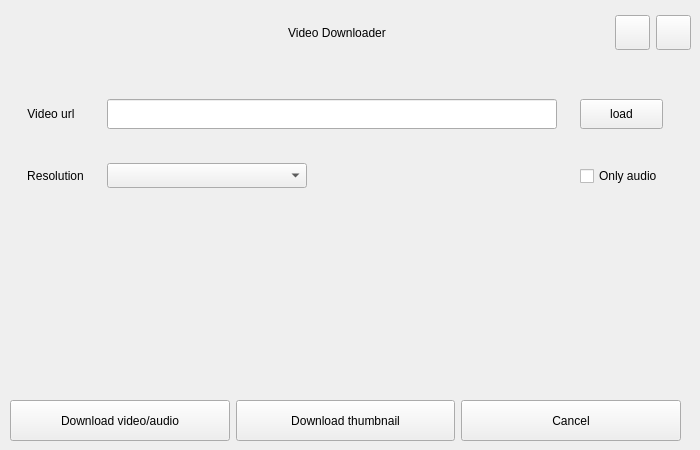
<?xml version="1.0" encoding="UTF-8"?>
<ui version="4.0">
 <class>MainWindow</class>
 <widget class="QMainWindow" name="MainWindow">
  <property name="geometry">
   <rect>
    <x>0</x>
    <y>0</y>
    <width>700</width>
    <height>450</height>
   </rect>
  </property>
  <property name="sizePolicy">
   <sizepolicy hsizetype="Fixed" vsizetype="Fixed">
    <horstretch>0</horstretch>
    <verstretch>0</verstretch>
   </sizepolicy>
  </property>
  <property name="minimumSize">
   <size>
    <width>700</width>
    <height>450</height>
   </size>
  </property>
  <property name="maximumSize">
   <size>
    <width>700</width>
    <height>450</height>
   </size>
  </property>
  <property name="mouseTracking">
   <bool>true</bool>
  </property>
  <property name="focusPolicy">
   <enum>Qt::StrongFocus</enum>
  </property>
  <property name="windowTitle">
   <string/>
  </property>
  <widget class="QWidget" name="centralwidget">
   <widget class="QLabel" name="thumbnail_label">
    <property name="geometry">
     <rect>
      <x>10</x>
      <y>233</y>
      <width>271</width>
      <height>161</height>
     </rect>
    </property>
    <property name="styleSheet">
     <string notr="true"/>
    </property>
    <property name="text">
     <string/>
    </property>
   </widget>
   <widget class="QWidget" name="horizontalLayoutWidget">
    <property name="geometry">
     <rect>
      <x>10</x>
      <y>400</y>
      <width>671</width>
      <height>41</height>
     </rect>
    </property>
    <layout class="QHBoxLayout" name="horizontalLayout">
     <item>
      <widget class="QPushButton" name="download_video_btn">
       <property name="sizePolicy">
        <sizepolicy hsizetype="Minimum" vsizetype="Minimum">
         <horstretch>0</horstretch>
         <verstretch>0</verstretch>
        </sizepolicy>
       </property>
       <property name="cursor">
        <cursorShape>PointingHandCursor</cursorShape>
       </property>
       <property name="text">
        <string>Download video/audio</string>
       </property>
      </widget>
     </item>
     <item>
      <widget class="QPushButton" name="download_thumbnail_btn">
       <property name="sizePolicy">
        <sizepolicy hsizetype="Minimum" vsizetype="Minimum">
         <horstretch>0</horstretch>
         <verstretch>0</verstretch>
        </sizepolicy>
       </property>
       <property name="cursor">
        <cursorShape>PointingHandCursor</cursorShape>
       </property>
       <property name="text">
        <string>Download thumbnail</string>
       </property>
      </widget>
     </item>
     <item>
      <widget class="QPushButton" name="cancel_btn">
       <property name="sizePolicy">
        <sizepolicy hsizetype="Minimum" vsizetype="Minimum">
         <horstretch>0</horstretch>
         <verstretch>0</verstretch>
        </sizepolicy>
       </property>
       <property name="cursor">
        <cursorShape>PointingHandCursor</cursorShape>
       </property>
       <property name="text">
        <string>Cancel</string>
       </property>
      </widget>
     </item>
    </layout>
   </widget>
   <widget class="QLabel" name="duration_label">
    <property name="geometry">
     <rect>
      <x>240</x>
      <y>380</y>
      <width>41</width>
      <height>16</height>
     </rect>
    </property>
    <property name="font">
     <font>
      <pointsize>9</pointsize>
      <bold>true</bold>
     </font>
    </property>
    <property name="styleSheet">
     <string notr="true">color:white
</string>
    </property>
    <property name="text">
     <string/>
    </property>
    <property name="textFormat">
     <enum>Qt::AutoText</enum>
    </property>
    <property name="alignment">
     <set>Qt::AlignBottom|Qt::AlignRight|Qt::AlignTrailing</set>
    </property>
   </widget>
   <widget class="QWidget" name="gridLayoutWidget">
    <property name="geometry">
     <rect>
      <x>10</x>
      <y>73</y>
      <width>671</width>
      <height>144</height>
     </rect>
    </property>
    <layout class="QGridLayout" name="gridLayout">
     <item row="0" column="1">
      <widget class="QLineEdit" name="url_le">
       <property name="sizePolicy">
        <sizepolicy hsizetype="Preferred" vsizetype="Fixed">
         <horstretch>0</horstretch>
         <verstretch>0</verstretch>
        </sizepolicy>
       </property>
       <property name="minimumSize">
        <size>
         <width>450</width>
         <height>30</height>
        </size>
       </property>
       <property name="focusPolicy">
        <enum>Qt::StrongFocus</enum>
       </property>
       <property name="text">
        <string/>
       </property>
       <property name="alignment">
        <set>Qt::AlignLeading|Qt::AlignLeft|Qt::AlignTop</set>
       </property>
       <property name="dragEnabled">
        <bool>true</bool>
       </property>
      </widget>
     </item>
     <item row="1" column="1">
      <widget class="QComboBox" name="res_cb">
       <property name="sizePolicy">
        <sizepolicy hsizetype="Fixed" vsizetype="Fixed">
         <horstretch>0</horstretch>
         <verstretch>0</verstretch>
        </sizepolicy>
       </property>
       <property name="minimumSize">
        <size>
         <width>200</width>
         <height>25</height>
        </size>
       </property>
       <property name="cursor">
        <cursorShape>PointingHandCursor</cursorShape>
       </property>
      </widget>
     </item>
     <item row="0" column="2">
      <widget class="QPushButton" name="load_info_btn">
       <property name="minimumSize">
        <size>
         <width>0</width>
         <height>30</height>
        </size>
       </property>
       <property name="cursor">
        <cursorShape>PointingHandCursor</cursorShape>
       </property>
       <property name="text">
        <string>load</string>
       </property>
      </widget>
     </item>
     <item row="0" column="0">
      <widget class="QLabel" name="url_label">
       <property name="sizePolicy">
        <sizepolicy hsizetype="Fixed" vsizetype="Fixed">
         <horstretch>0</horstretch>
         <verstretch>0</verstretch>
        </sizepolicy>
       </property>
       <property name="text">
        <string>Video url</string>
       </property>
       <property name="alignment">
        <set>Qt::AlignCenter</set>
       </property>
      </widget>
     </item>
     <item row="1" column="0">
      <widget class="QLabel" name="res_label">
       <property name="sizePolicy">
        <sizepolicy hsizetype="Fixed" vsizetype="Fixed">
         <horstretch>0</horstretch>
         <verstretch>0</verstretch>
        </sizepolicy>
       </property>
       <property name="text">
        <string>Resolution</string>
       </property>
       <property name="alignment">
        <set>Qt::AlignCenter</set>
       </property>
      </widget>
     </item>
     <item row="1" column="2">
      <widget class="QCheckBox" name="audio_chb">
       <property name="sizePolicy">
        <sizepolicy hsizetype="Fixed" vsizetype="Fixed">
         <horstretch>0</horstretch>
         <verstretch>0</verstretch>
        </sizepolicy>
       </property>
       <property name="minimumSize">
        <size>
         <width>0</width>
         <height>30</height>
        </size>
       </property>
       <property name="cursor">
        <cursorShape>PointingHandCursor</cursorShape>
       </property>
       <property name="text">
        <string>Only audio</string>
       </property>
      </widget>
     </item>
    </layout>
   </widget>
   <widget class="QWidget" name="verticalLayoutWidget">
    <property name="geometry">
     <rect>
      <x>290</x>
      <y>233</y>
      <width>391</width>
      <height>161</height>
     </rect>
    </property>
    <layout class="QVBoxLayout" name="info_layout">
     <item>
      <widget class="QLabel" name="title_label">
       <property name="sizePolicy">
        <sizepolicy hsizetype="Preferred" vsizetype="Preferred">
         <horstretch>0</horstretch>
         <verstretch>0</verstretch>
        </sizepolicy>
       </property>
       <property name="font">
        <font>
         <pointsize>16</pointsize>
         <bold>true</bold>
        </font>
       </property>
       <property name="styleSheet">
        <string notr="true"/>
       </property>
       <property name="text">
        <string/>
       </property>
       <property name="textFormat">
        <enum>Qt::AutoText</enum>
       </property>
       <property name="alignment">
        <set>Qt::AlignLeading|Qt::AlignLeft|Qt::AlignTop</set>
       </property>
       <property name="wordWrap">
        <bool>true</bool>
       </property>
      </widget>
     </item>
     <item>
      <widget class="QLabel" name="author_label">
       <property name="sizePolicy">
        <sizepolicy hsizetype="Preferred" vsizetype="Preferred">
         <horstretch>0</horstretch>
         <verstretch>0</verstretch>
        </sizepolicy>
       </property>
       <property name="font">
        <font>
         <pointsize>16</pointsize>
         <bold>true</bold>
        </font>
       </property>
       <property name="text">
        <string/>
       </property>
       <property name="textFormat">
        <enum>Qt::AutoText</enum>
       </property>
       <property name="alignment">
        <set>Qt::AlignLeading|Qt::AlignLeft|Qt::AlignTop</set>
       </property>
      </widget>
     </item>
    </layout>
   </widget>
   <widget class="QFrame" name="header_frame">
    <property name="geometry">
     <rect>
      <x>0</x>
      <y>0</y>
      <width>700</width>
      <height>65</height>
     </rect>
    </property>
    <layout class="QHBoxLayout" name="horizontalLayout_2">
     <item>
      <widget class="QLabel" name="icon_label">
       <property name="maximumSize">
        <size>
         <width>50</width>
         <height>50</height>
        </size>
       </property>
       <property name="text">
        <string/>
       </property>
       <property name="pixmap">
        <pixmap resource="../resources/mainWindow_resources.qrc">:/icons/images/icons8-video-download-50.png</pixmap>
       </property>
       <property name="scaledContents">
        <bool>false</bool>
       </property>
       <property name="alignment">
        <set>Qt::AlignLeading|Qt::AlignLeft|Qt::AlignVCenter</set>
       </property>
       <property name="wordWrap">
        <bool>false</bool>
       </property>
      </widget>
     </item>
     <item>
      <widget class="QLabel" name="name_label">
       <property name="text">
        <string>Video Downloader</string>
       </property>
       <property name="alignment">
        <set>Qt::AlignCenter</set>
       </property>
      </widget>
     </item>
     <item>
      <widget class="QPushButton" name="minimize_btn">
       <property name="sizePolicy">
        <sizepolicy hsizetype="Minimum" vsizetype="Minimum">
         <horstretch>0</horstretch>
         <verstretch>0</verstretch>
        </sizepolicy>
       </property>
       <property name="maximumSize">
        <size>
         <width>35</width>
         <height>35</height>
        </size>
       </property>
       <property name="cursor">
        <cursorShape>PointingHandCursor</cursorShape>
       </property>
       <property name="text">
        <string/>
       </property>
       <property name="icon">
        <iconset resource="../resources/mainWindow_resources.qrc">
         <normaloff>:/icons/images/icons8-minimize-50.png</normaloff>:/icons/images/icons8-minimize-50.png</iconset>
       </property>
       <property name="iconSize">
        <size>
         <width>35</width>
         <height>35</height>
        </size>
       </property>
      </widget>
     </item>
     <item>
      <widget class="QPushButton" name="cancel_min_btn">
       <property name="maximumSize">
        <size>
         <width>35</width>
         <height>35</height>
        </size>
       </property>
       <property name="cursor">
        <cursorShape>PointingHandCursor</cursorShape>
       </property>
       <property name="text">
        <string/>
       </property>
       <property name="icon">
        <iconset resource="../resources/mainWindow_resources.qrc">
         <normaloff>:/icons/images/icons8-close-window-50.png</normaloff>:/icons/images/icons8-close-window-50.png</iconset>
       </property>
       <property name="iconSize">
        <size>
         <width>35</width>
         <height>35</height>
        </size>
       </property>
      </widget>
     </item>
    </layout>
   </widget>
  </widget>
 </widget>
 <resources>
  <include location="../resources/mainWindow_resources.qrc"/>
 </resources>
 <connections/>
</ui>
